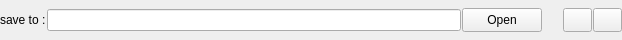
<ui version="4.0" >
 <class>xOutputClass</class>
 <widget class="QWidget" name="xOutputClass" >
  <property name="geometry" >
   <rect>
    <x>0</x>
    <y>0</y>
    <width>622</width>
    <height>40</height>
   </rect>
  </property>
  <property name="sizePolicy" >
   <sizepolicy vsizetype="Fixed" hsizetype="Preferred" >
    <horstretch>0</horstretch>
    <verstretch>0</verstretch>
   </sizepolicy>
  </property>
  <property name="minimumSize" >
   <size>
    <width>0</width>
    <height>40</height>
   </size>
  </property>
  <property name="maximumSize" >
   <size>
    <width>16777215</width>
    <height>40</height>
   </size>
  </property>
  <property name="windowTitle" >
   <string>xOutput</string>
  </property>
  <layout class="QHBoxLayout" name="horizontalLayout" >
   <property name="spacing" >
    <number>1</number>
   </property>
   <property name="margin" >
    <number>0</number>
   </property>
   <item>
    <widget class="QLabel" name="lblSaveTo" >
     <property name="text" >
      <string>save to :</string>
     </property>
    </widget>
   </item>
   <item>
    <widget class="QLineEdit" name="lineEdit" >
     <property name="minimumSize" >
      <size>
       <width>0</width>
       <height>22</height>
      </size>
     </property>
    </widget>
   </item>
   <item>
    <widget class="QPushButton" name="btnSelectDirectory" >
     <property name="sizePolicy" >
      <sizepolicy vsizetype="Fixed" hsizetype="Fixed" >
       <horstretch>0</horstretch>
       <verstretch>0</verstretch>
      </sizepolicy>
     </property>
     <property name="minimumSize" >
      <size>
       <width>80</width>
       <height>24</height>
      </size>
     </property>
     <property name="maximumSize" >
      <size>
       <width>80</width>
       <height>24</height>
      </size>
     </property>
     <property name="focusPolicy" >
      <enum>Qt::NoFocus</enum>
     </property>
     <property name="text" >
      <string>Open</string>
     </property>
    </widget>
   </item>
   <item>
    <spacer name="horizontalSpacer" >
     <property name="orientation" >
      <enum>Qt::Horizontal</enum>
     </property>
     <property name="sizeType" >
      <enum>QSizePolicy::Maximum</enum>
     </property>
     <property name="sizeHint" stdset="0" >
      <size>
       <width>20</width>
       <height>20</height>
      </size>
     </property>
    </spacer>
   </item>
   <item>
    <widget class="QPushButton" name="btnOpenDirectory" >
     <property name="sizePolicy" >
      <sizepolicy vsizetype="Fixed" hsizetype="Fixed" >
       <horstretch>0</horstretch>
       <verstretch>0</verstretch>
      </sizepolicy>
     </property>
     <property name="minimumSize" >
      <size>
       <width>29</width>
       <height>24</height>
      </size>
     </property>
     <property name="maximumSize" >
      <size>
       <width>29</width>
       <height>24</height>
      </size>
     </property>
     <property name="focusPolicy" >
      <enum>Qt::NoFocus</enum>
     </property>
    </widget>
   </item>
   <item>
    <widget class="QPushButton" name="btnUpload" >
     <property name="sizePolicy" >
      <sizepolicy vsizetype="Fixed" hsizetype="Fixed" >
       <horstretch>0</horstretch>
       <verstretch>0</verstretch>
      </sizepolicy>
     </property>
     <property name="minimumSize" >
      <size>
       <width>29</width>
       <height>24</height>
      </size>
     </property>
     <property name="maximumSize" >
      <size>
       <width>29</width>
       <height>24</height>
      </size>
     </property>
     <property name="focusPolicy" >
      <enum>Qt::NoFocus</enum>
     </property>
    </widget>
   </item>
  </layout>
 </widget>
 <layoutdefault spacing="6" margin="11" />
 <resources/>
 <connections/>
</ui>
